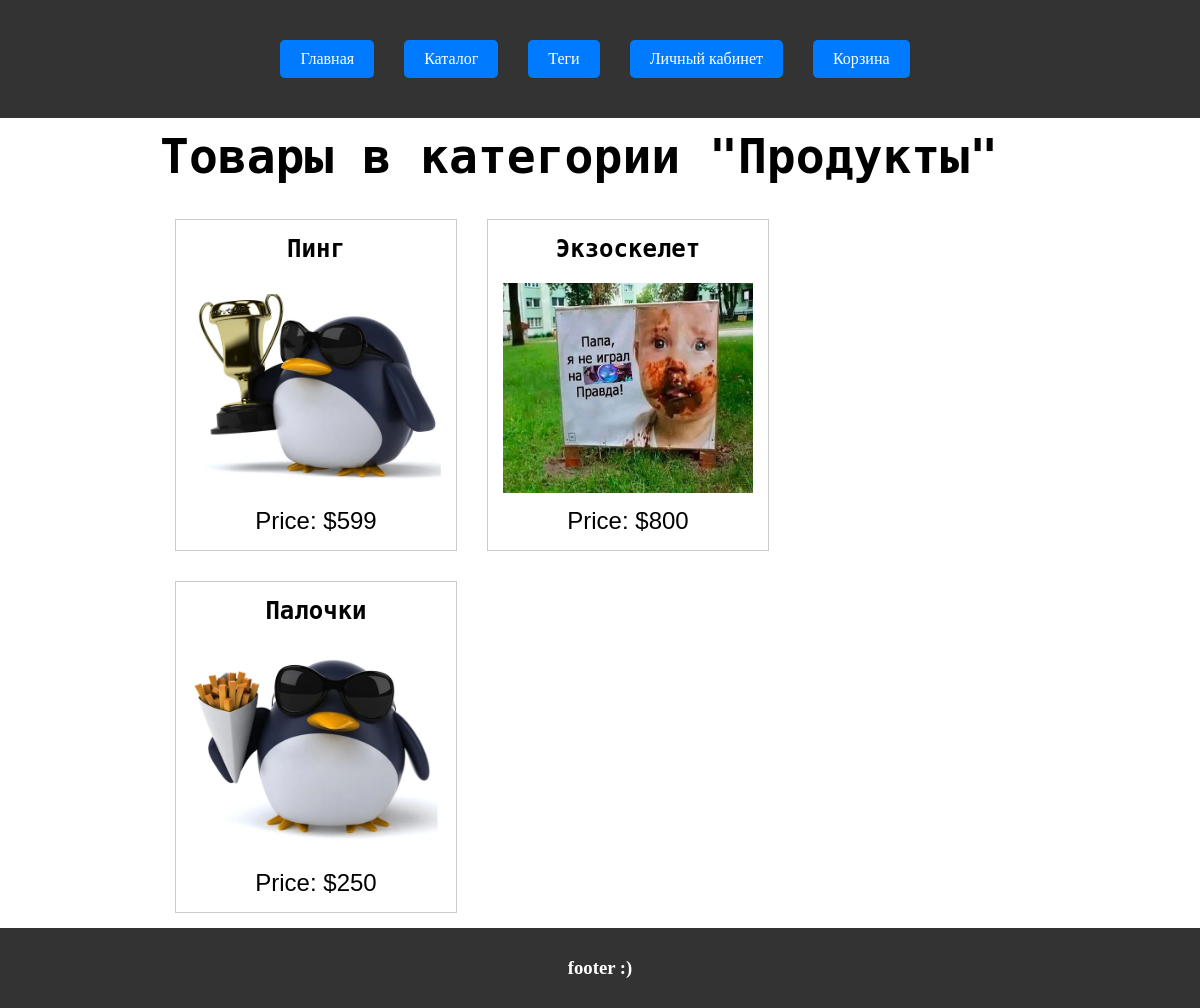
The page /categories/1/ on the database its author committed.
### WebApp/models.py (models this page shows, shortened)
class Category(models.Model):
    name = models.CharField(max_length=100)
    description = models.TextField()

class Product(models.Model):
    name = models.CharField(max_length=255)
    description = models.TextField()
    price = models.IntegerField()
    image = models.ImageField(upload_to='product_images/')
    created_at = models.DateTimeField(auto_now_add=True)
    updated_at = models.DateTimeField(auto_now=True)
    is_deleted = models.BooleanField(default=False)
    category = models.ForeignKey(Category, on_delete=models.CASCADE)
    tags = models.ManyToManyField(Tag)

### WebApp/views.py (the view)
# urls.py: path('categories/<int:category_id>/', views.category_detail, name='category_detail'),
def category_detail(request, category_id):
    category = get_object_or_404(Category, id=category_id)
    products = Product.objects.filter(category=category)
    return render(request, 'category_detail.html', {'category': category, 'products': products})

### WebApp/templates/category_detail.html (shortened to what this page needs)
{% extends 'base.html' %}
{% block content %}
  <h1>Товары в категории "{{ category.name }}"</h1>
    <div class="container">
        {% for product in products %}
            {% if product.is_deleted == False %}
                <a href="{% url 'view_product' product.id %}" class="empty_link">
                    <div class="product-card">
                        <h2>{{ product.name }}</h2>
                        <img src="{{ product.image.url }}" alt="{{ product.name }}">
                        <p class="price">Price: ${{ product.price }}</p>
                    </div>
                </a>
            {% endif %}
        {% endfor %}
    </div>
{% endblock %}

### WebApp/static/index.css (style rules this page uses)
* { margin: 0; padding: 0; }
h1 { font-size: 3rem; font-family: 'Consolas', 'Menlo', 'DejaVu Sans Mono', 'Bitstream Vera Sans Mono', monospace; margin-top: 10px; margin-bottom: 20px; }
h2 { font-size: 2rem; font-family: 'Consolas', 'Menlo', 'DejaVu Sans Mono', 'Bitstream Vera Sans Mono', monospace }
p { font-size: 1.5rem; font-family: Gilroy; }
.container { display: flex; justify-content: start; flex-wrap: wrap; margin: 0 auto; position: relative; }
.empty_link { text-decoration: none; height: auto; width: auto; }
.product-card { display: flex; flex-wrap: wrap; flex-direction: column; justify-content: space-between; max-width: 400px; width: 250px; height: 300px; max-height: 450px; border: 1px solid #ccc; padding: 15px; margin: 15px; text-align: center; color: black; font-family: Gilroy; }
.price { font-family: Arial; font-weight: 200; }
.product-card img { max-width: 100%; height: auto; max-height: 70%; margin-top: 10px; }
.product-card h2 { font-size: 1.5em; }
.product-card p { margin-top: 5px; }

### rows shown on the page
Category: name "Продукты"
Product: name "Пинг", image (picture), price "599"
Product: name "Экзоскелет", image (picture), price "800"
Product: name "Палочки", image (picture), price "250"
